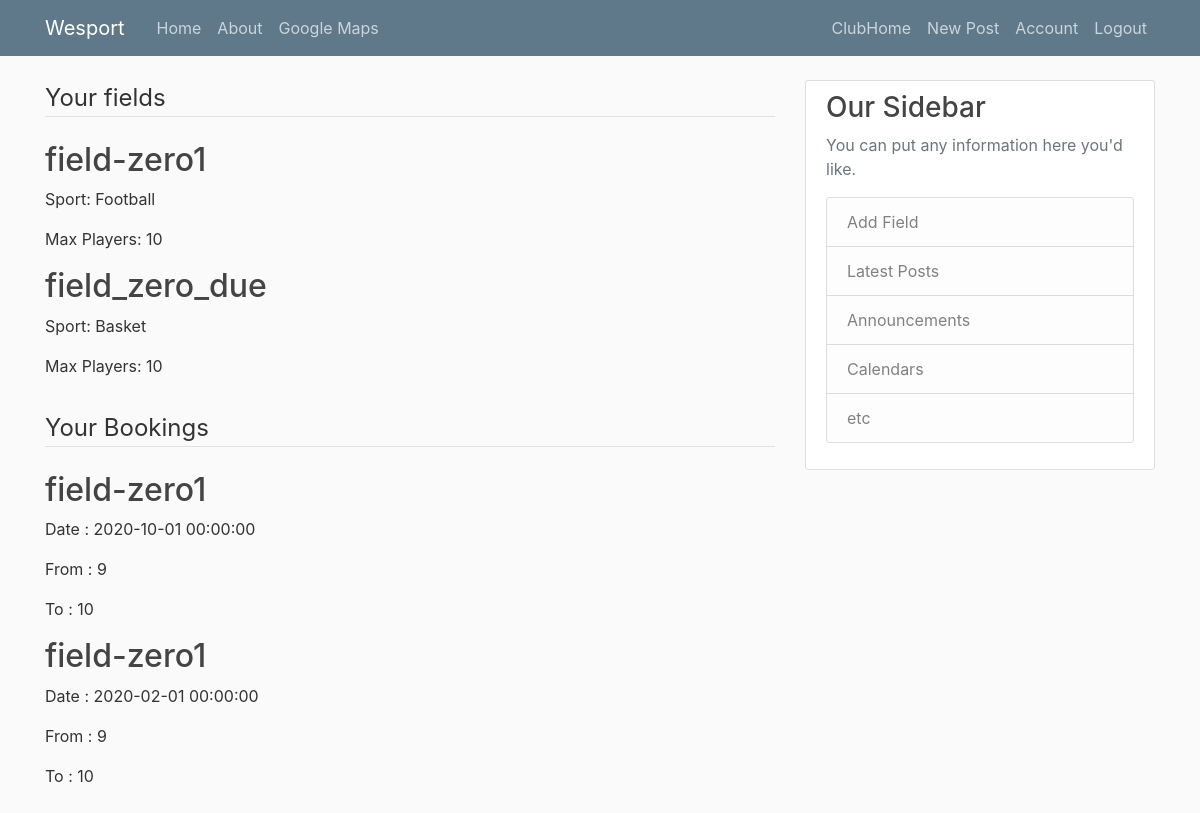
The app's page /club_home (signed in) with its own data.
### wesport/models.py (models this page shows, shortened)
class Field(db.Model):
    id = db.Column(db.Integer, primary_key=True)
    field_name = db.Column(db.String(20), unique=False, nullable=False)
    sport = db.Column(db.String(20), unique=False, nullable=False)
    max_people = db.Column(db.Integer, unique=False, nullable=True)
    club_id = db.Column(db.Integer, db.ForeignKey('club.id'), nullable=False)
    booking = db.relationship('Booking', backref='field', lazy=True)

class Booking(db.Model):
    id = db.Column(db.Integer, primary_key=True)
    title = db.Column(db.String(64), nullable=False, unique=False)
    date = db.Column(db.DateTime, nullable=False)
    startTime = db.Column(db.Integer, nullable=False)
    endTime = db.Column(db.Integer, nullable=False)  # should be calculated with startTime and duration
    duration = db.Column(db.Integer, nullable=False)
    booker_id = db.Column(db.Integer, db.ForeignKey('player.id'), nullable=False)
    field_id = db.Column(db.Integer, db.ForeignKey('field.id'), nullable=False)

### wesport/club/routes.py (the view)
@club.route("/club_home")
def club_home():
    if current_user.is_authenticated:
        if current_user.urole == 'Player':
            return redirect(url_for('player.player_home'))
    club = Club.query.filter_by(user_id=current_user.id).first()
    fields = Field.query.filter_by(club_id=club.id)
    bookings = Booking.query.join(Field, Booking.field_id==Field.id).join(User, Booking.booker_id == User.id).join(Player, User.id == Player.user_id)\
        .add_columns(Booking.id, Booking.date, Booking.startTime, Booking.endTime, Field.club_id, Field.field_name, Player.name)\
        .filter(Field.club_id == club.id).all()
    return render_template('club_home.html', fields=fields, bookings=bookings)

### wesport/models.py (called while the page is built)
@login_manager.user_loader
def load_user(user_id):
    return User.query.get(int(user_id))

### wesport/templates/club_home.html
{% extends "layout.html" %}
{% block content %}
    <fieldset class="form-group">
        <legend class="border-bottom mb-4">Your fields</legend>
        {% for field in fields %}
            <div>
                <h2><a class="article-title" href="#">{{ field.field_name }}</a></h2>
                <p class="article-content">Sport: {{ field.sport }}</p>
                <p class="article-content">Max Players: {{ field.max_people }}</p>
            </div>
        {% endfor %}
    </fieldset>
    <fieldset class="form-group">
        <legend class="border-bottom mb-4">Your Bookings</legend>
        {% for booking in bookings %}
            <div>
                <h2><a class="article-title" href="{{  url_for('club.booking', booking_id=booking.id) }}" target="_blank">{{ booking.field_name}}</a></h2>
                <p class="article-content">Date : {{ booking.date }}</p>
                <p class="article-content">From : {{ booking.startTime }}</p>
                <p class="article-content">To : {{ booking.endTime }}</p>
            </div>
        {% endfor %}
    </fieldset>
{% endblock content %}

### wesport/static/main.css (style rules this page uses)
body { background: #fafafa; color: #333333; margin-top: 5rem; }
h1, h2, h3, h4, h5, h6 { color: #444444; }
.article-title { color: #444444; }
.article-content { white-space: pre-line; }

### records on screen
Field: field_name "field-zero1", sport "Football", max_people "10"
Field: field_name "field_zero_due", sport "Basket", max_people "10"
Booking: field_name "field-zero1", date "2020-10-01 00:00:00", startTime "9", endTime "10"
Booking: field_name "field-zero1", date "2020-02-01 00:00:00", startTime "9", endTime "10"
